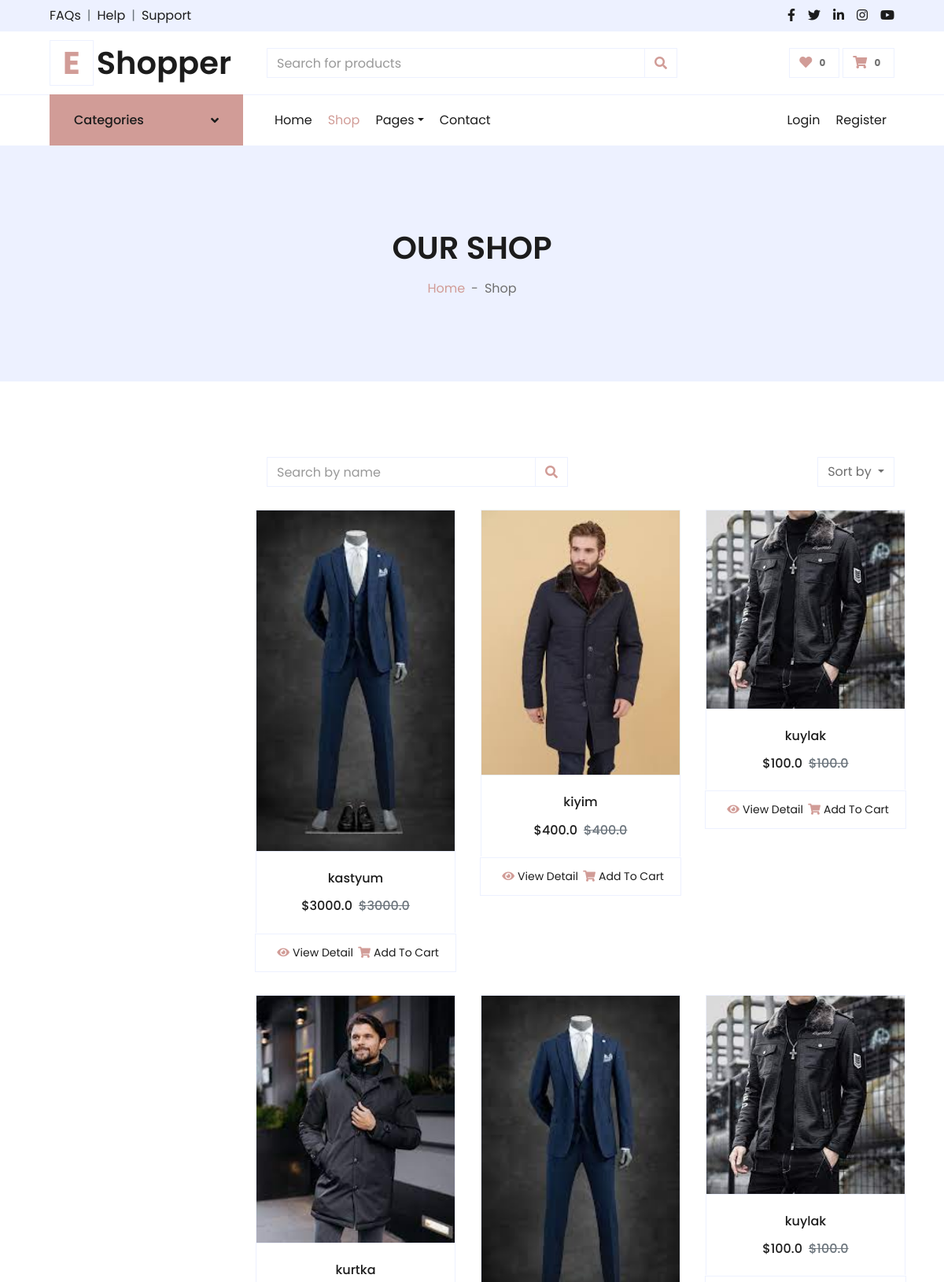
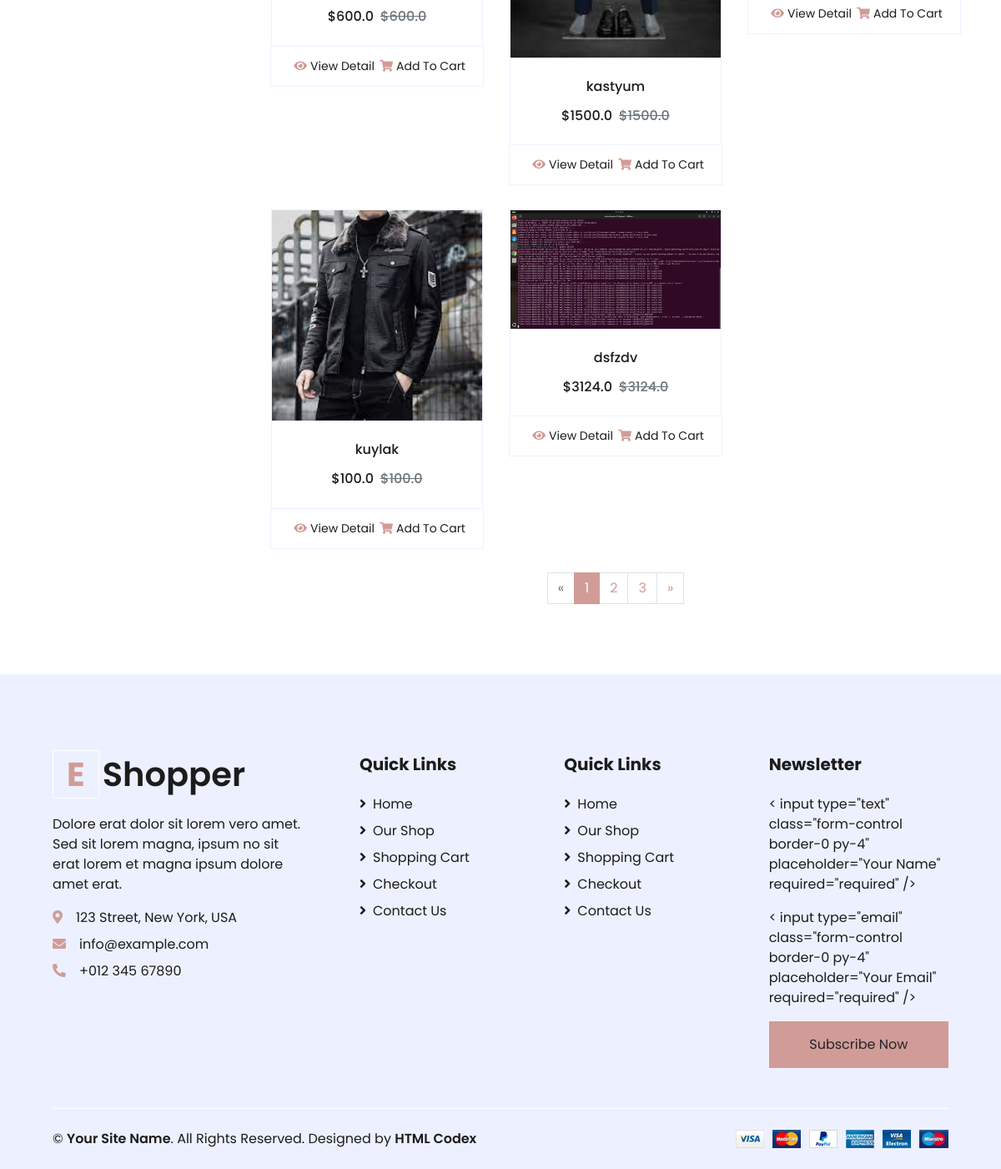
The app's page /shop/ with its own data (2 pictures, top to bottom).
### app/models.py (models this page shows)
class Product(models.Model):
    class ChoiceSize(models.TextChoices):
        XS = 'xs'
        X = 'x'
        M = 'm'
        L = 'l'
        XL = 'xl'
    class ChoiceColor(models.TextChoices):
        BLACK = 'Black'
        WHITE = 'White'
        RED = 'Red'
        BLUE = 'Blue'
        GREEN = 'Green'
    image = models.ImageField(upload_to='product/')
    title = models.CharField(max_length=155)
    review = models.IntegerField(default=1, null=True, blank=True)
    price = models.FloatField()
    text = models.TextField()
    choice = models.CharField(max_length=55, choices=ChoiceSize.choices, default=ChoiceSize.XL)
    color = models.CharField(max_length=25, choices=ChoiceColor.choices, default=ChoiceColor.WHITE)
    quantity = models.IntegerField(default=1)
    category = models.ForeignKey('app.Category', on_delete=models.CASCADE)

### app/views.py (the view)
# urls.py: path('shop/', shop_view, name='shop'),
def shop_view(request):
    products = Product.objects.all()
    context = {
        'products': products
    }
    return render(request, 'app/shop.html', context)

### templates/app/shop.html (shortened to what this page needs)
{% load static %}
<!DOCTYPE html>
<html lang="en">
<head>
    <link href=" https://cdnjs.cloudflare.com/ajax/libs/font-awesome/5.10.0/css/all.min.css" rel="stylesheet">
    <link href="{% static 'lib/owlcarousel/assets/owl.carousel.min.css' %}" rel="stylesheet">
    <link href="{% static 'css/style.css' %}" rel="stylesheet">
</head>
<body>
<div class="container-fluid">
    <div class="row bg-secondary py-2 px-xl-5">
        <div class="col-lg-6 d-none d-lg-block">
            <div class="d-inline-flex align-items-center">
                <a class="text-dark" href="">FAQs</a>
                <span class="text-muted px-2">|</span>
                <a class="text-dark" href="">Help</a>
                <span class="text-muted px-2">|</span>
                <a class="text-dark" href="">Support</a>
            </div>
        </div>
        <div class="col-lg-6 text-center text-lg-right">
            <div class="d-inline-flex align-items-center">
                <a class="text-dark px-2" href="">
                    <i class="fab fa-facebook-f"></i>
                </a>
                <a class="text-dark px-2" href="">
                    <i class="fab fa-twitter"></i>
                </a>
                <a class="text-dark px-2" href="">
                    <i class="fab fa-linkedin-in"></i>
                </a>
                <a class="text-dark px-2" href="">
                    <i class="fab fa-instagram"></i>
                </a>
                <a class="text-dark pl-2" href="">
                    <i class="fab fa-youtube"></i>
                </a>
            </div>
        </div>
    </div>
    <div class="row align-items-center py-3 px-xl-5">
        <div class="col-lg-3 d-none d-lg-block">
            <a href="" class="text-decoration-none">
                <h1 class="m-0 display-5 font-weight-semi-bold"><span
                        class="text-primary font-weight-bold border px-3 mr-1">E</span>Shopper</h1>
            </a>
        </div>
        <div class="col-lg-6 col-6 text-left">
            <form action="">
                <div class="input-group">
                    <input type="text" class="form-control" placeholder="Search for products">
                    <div class="input-group-append">
                            <span class="input-group-text bg-transparent text-primary">
                                <i class="fa fa-search"></i>
                            </span>
                    </div>
                </div>
            </form>
        </div>
        <div class="col-lg-3 col-6 text-right">
            <a href="" class="btn border">
                <i class="fas fa-heart text-primary"></i>
                <span class="badge">0</span>
            </a>
            <a href="" class="btn border">
                <i class="fas fa-shopping-cart text-primary"></i>
                <span class="badge">0</span>
            </a>
        </div>
    </div>
</div>
<div class="container-fluid">
    <div class="row border-top px-xl-5">
        <div class="col-lg-3 d-none d-lg-block">
            <a class="btn shadow-none d-flex align-items-center justify-content-between bg-primary text-white w-100"
               data-toggle="collapse" href="#navbar-vertical" style="height: 65px; margin-top: -1px; padding: 0 30px;">
                <h6 class="m-0">Categories</h6>
                <i class="fa fa-angle-down text-dark"></i>
            </a>
        </div>
        <div class="col-lg-9">
            <nav class="navbar navbar-expand-lg bg-light navbar-light py-3 py-lg-0 px-0">
                <div class="collapse navbar-collapse justify-content-between" id="navbarCollapse">
                    <div class="navbar-nav mr-auto py-0">
                        <a href="{% url 'index' %}" class="nav-item nav-link">Home</a>
                        <a href="{% url 'shop' %}" class="nav-item nav-link active">Shop</a>
                        <div class="nav-item dropdown">
                            <a href="#" class="nav-link dropdown-toggle" data-toggle="dropdown">Pages</a>
                        </div>
                        <a href="{% url 'contact' %}" class="nav-item nav-link">Contact</a>
                    </div>
                    <div class="navbar-nav ml-auto py-0">
                        <a href="" class="nav-item nav-link">Login</a>
                        <a href="" class="nav-item nav-link">Register</a>
                    </div>
                </div>
            </nav>
        </div>
    </div>
</div>
<div class="container-fluid bg-secondary mb-5">
    <div class="d-flex flex-column align-items-center justify-content-center" style="min-height: 300px">
        <h1 class="font-weight-semi-bold text-uppercase mb-3">Our Shop</h1>
        <div class="d-inline-flex">
            <p class="m-0"><a href="">Home</a></p>
            <p class="m-0 px-2">-</p>
            <p class="m-0">Shop</p>
        </div>
    </div>
</div>
<div class="container-fluid pt-5">
    <div class="row px-xl-5">
        <div class="col-lg-3 col-md-12">
        </div>
        <div class="col-lg-9 col-md-12">
            <div class="row pb-3">
                <div class="col-12 pb-1">
                    <div class="d-flex align-items-center justify-content-between mb-4">
                        <form action="">
                            <div class="input-group">
                                <input type="text" class="form-control" placeholder="Search by name">
                                <div class="input-group-append">
                                        <span class="input-group-text bg-transparent text-primary">
                                            <i class="fa fa-search"></i>
                                        </span>
                                </div>
                            </div>
                        </form>
                        <div class="dropdown ml-4">
                            <button class="btn border dropdown-toggle" type="button" id="triggerId"
                                    data-toggle="dropdown" aria-haspopup="true"
                                    aria-expanded="false">
                                Sort by
                            </button>
                        </div>
                    </div>
                </div>
                <div class="row">
                    {% for product in products|slice:':9' %}
                        <div class="col-lg-4 col-md-4 col-sm-12 pb-1">
                            <div class="card product-item border-0 mb-4">
                                <a href="{% url 'shop-details' product.id %}" class="btn btn-sm text-dark p-0">
                                <div class="card-header product-img position-relative overflow-hidden bg-transparent border p-0">
                                    <img class="img-fluid w-100" src="{{ product.image.url }}" alt="">
                                </div>
                                <div class="card-body border-left border-right text-center p-0 pt-4 pb-3">
                                    <h6 class="text-truncate mb-3">{{ product.title }}</h6>
                                    <div class="d-flex justify-content-center">
                                        <h6>${{ product.price }}</h6>
                                        <h6 class="text-muted ml-2">
                                            <del>${{ product.price }}</del>
                                        </h6>
                                    </div>
                                </div>
                                <div class="card-footer d-flex justify-content-between bg-light border">
                                    <a href="" class="btn btn-sm text-dark p-0"><i
                                            class="fas fa-eye text-primary mr-1"></i>View
                                        Detail</a>
                                    <a href="" class="btn btn-sm text-dark p-0"><i
                                            class="fas fa-shopping-cart text-primary mr-1"></i>Add To Cart</a>
                                </div>
                                </a>
                            </div>
                        </div>
                    {% endfor %}
                </div>
                <div class="col-12 pb-1">
                    <nav aria-label="Page navigation">
                        <ul class="pagination justify-content-center mb-3">
                            <li class="page-item disabled">
                                <a class="page-link" href="#" aria-label="Previous">
                                    <span aria-hidden="true">&laquo;</span>
                                </a>
                            </li>
                            <li class="page-item active"><a class="page-link" href="#">1</a></li>
                            <li class="page-item"><a class="page-link" href="#">2</a></li>
                            <li class="page-item"><a class="page-link" href="#">3</a></li>
                            <li class="page-item">
                                <a class="page-link" href="#" aria-label="Next">
                                    <span aria-hidden="true">&raquo;</span>
                                </a>
                            </li>
                        </ul>
                    </nav>
                </div>
            </div>
        </div>
    </div>
</div>
<div class="container-fluid bg-secondary text-dark mt-5 pt-5">
    <div class="row px-xl-5 pt-5">
        <div class="col-lg-4 col-md-12 mb-5 pr-3 pr-xl-5">
            <a href="" class="text-decoration-none">
                <h1 class="mb-4 display-5 font-weight-semi-bold"><span
                        class="text-primary font-weight-bold border border-white px-3 mr-1">E</span>Shopper</h1>
            </a>
            <p>Dolore erat dolor sit lorem vero amet. Sed sit lorem magna, ipsum no sit erat lorem et magna ipsum dolore
                amet erat.</p>
            <p class="mb-2"><i class="fa fa-map-marker-alt text-primary mr-3"></i>123 Street, New York, USA</p>
            <p class="mb-2"><i class="fa fa-envelope text-primary mr-3"></i>info@example.com</p>
            <p class="mb-0"><i class="fa fa-phone-alt text-primary mr-3"></i>+012 345 67890</p>
        </div>
        <div class="col-lg-8 col-md-12">
            <div class="row">
                <div class="col-md-4 mb-5">
                    <h5 class="font-weight-bold text-dark mb-4">Quick Links</h5>
                    <div class="d-flex flex-column justify-content-start">
                        <a class="text-dark mb-2" href="{% url 'index' %}"><i
                                class="fa fa-angle-right mr-2"></i>Home</a>
                        <a class="text-dark mb-2" href="{% url 'shop' %}"><i class="fa fa-angle-right mr-2"></i>Our Shop</a>
                        <a class="text-dark mb-2" href="{% url 'shopping-cart' %}"><i class="fa fa-angle-right mr-2"></i>Shopping
                            Cart</a>
                        <a class="text-dark mb-2" href="{% url 'checkout' %}"><i
                                class="fa fa-angle-right mr-2"></i>Checkout</a>
                        <a class="text-dark" href="{% url 'contact' %}"><i class="fa fa-angle-right mr-2"></i>Contact Us</a>
                    </div>
                </div>
                <div class="col-md-4 mb-5">
                    <h5 class="font-weight-bold text-dark mb-4">Quick Links</h5>
                    <div class="d-flex flex-column justify-content-start">
                        <a class="text-dark mb-2" href="{% url 'index' %}"><i
                                class="fa fa-angle-right mr-2"></i>Home</a>
                        <a class="text-dark mb-2" href="{% url 'shop' %}"><i class="fa fa-angle-right mr-2"></i>Our Shop</a>
                        <a class="text-dark mb-2" href="{% url 'shopping-cart' %}"><i class="fa fa-angle-right mr-2"></i>Shopping
                            Cart</a>
                        <a class="text-dark mb-2" href="{% url 'checkout' %}"><i
                                class="fa fa-angle-right mr-2"></i>Checkout</a>
                        <a class="text-dark" href="{% url 'contact' %}"><i class="fa fa-angle-right mr-2"></i>Contact Us</a>
                    </div>
                </div>
                <div class="col-md-4 mb-5">
                    <h5 class="font-weight-bold text-dark mb-4">Newsletter</h5>
                    <form action="">
                        <div class="form-group">
                            < input type="text" class="form-control border-0 py-4" placeholder="Your Name"
                            required="required" />
                        </div>
                        <div class="form-group">
                            < input type="email" class="form-control border-0 py-4" placeholder="Your Email"
                            required="required" />
                        </div>
                        <div>
                            <button class="btn btn-primary btn-block border-0 py-3" type="submit">Subscribe Now</button>
                        </div>
                    </form>
                </div>
            </div>
        </div>
    </div>
    <div class="row border-top border-light mx-xl-5 py-4">
        <div class="col-md-6 px-xl-0">
            <p class="mb-md-0 text-center text-md-left text-dark">
                &copy; <a class="text-dark font-weight-semi-bold" href="#">Your Site Name</a>. All Rights Reserved.
                Designed
                by
                <a class="text-dark font-weight-semi-bold" href="https://htmlcodex.com">HTML Codex</a>
            </p>
        </div>
        <div class="col-md-6 px-xl-0 text-center text-md-right">
            <img class="img-fluid" src="{% static 'img/payments.png' %}" alt="">
        </div>
    </div>
</div>
</body>
</html>

### records on screen
Product: image (picture), title "kastyum", price "3000.0"
Product: image (picture), title "kiyim", price "400.0"
Product: image (picture), title "kuylak", price "100.0"
Product: image (picture), title "kurtka", price "600.0"
Product: image (picture), title "kastyum", price "1500.0"
Product: image (picture), title "kuylak", price "100.0"
Product: image (picture), title "kuylak", price "100.0"
Product: image (picture), title "dsfzdv", price "3124.0"
